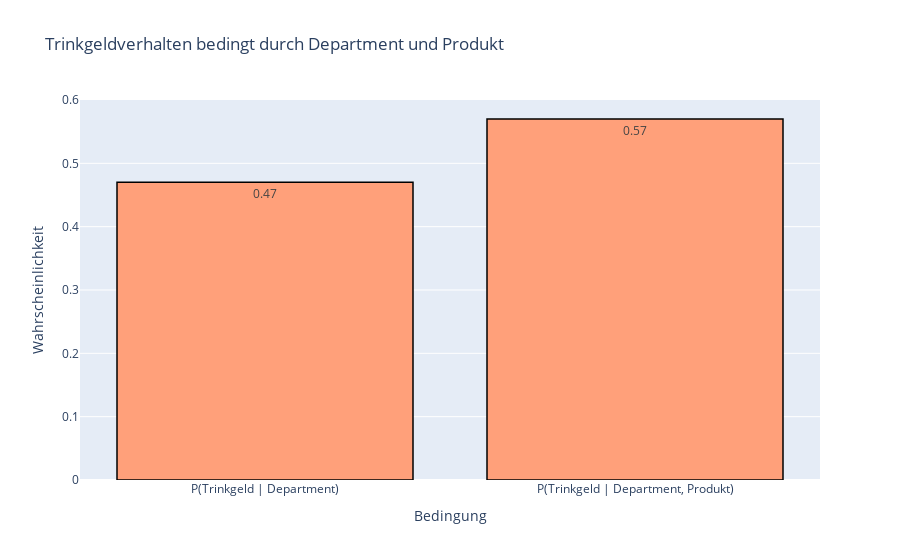

Here is the notebook cell this chart was saved with:
### Code cell
bedingt_fig = px.bar(
    x=["P(Trinkgeld | Department)", "P(Trinkgeld | Department, Produkt)"],
    y=[trinkgeld_bedingt_produce, trinkgeld_bedingt_banana_produce],
    text=[round(trinkgeld_bedingt_produce, 2), round(trinkgeld_bedingt_banana_produce, 2)],
    labels={"x": "Bedingung", "y": "Wahrscheinlichkeit"},
    title="Trinkgeldverhalten bedingt durch Department und Produkt",
    # Farben für die Balken
    color_discrete_sequence=["#FFA07A", "#20B2AA"]
)

bedingt_fig.update_traces(
    marker_line_width=1.5,                           
    marker_line_color="black"
)

bedingt_fig.show()

### Figure 1 — Plotly figure (JSON) as saved in the notebook; plotly's stock layout.template omitted (floating-point values rounded to 4 significant figures)
{"data": [{"alignmentgroup": "True", "hovertemplate": "Bedingung=%{x}<br>Wahrscheinlichkeit=%{y}<br>text=%{text}<extra></extra>", "legendgroup": "", "marker": {"color": "#FFA07A", "line": {"color": "black", "width": 1.5}, "pattern": {"shape": ""}}, "name": "", "offsetgroup": "", "orientation": "v", "showlegend": false, "text": [0.47, 0.57], "textposition": "auto", "type": "bar", "x": ["P(Trinkgeld | Department)", "P(Trinkgeld | Department, Produkt)"], "xaxis": "x", "y": [0.47, 0.57], "yaxis": "y"}], "layout": {"barmode": "relative", "legend": {"tracegroupgap": 0}, "title": {"text": "Trinkgeldverhalten bedingt durch Department und Produkt"}, "xaxis": {"anchor": "y", "domain": [0, 1], "title": {"text": "Bedingung"}}, "yaxis": {"anchor": "x", "domain": [0, 1], "title": {"text": "Wahrscheinlichkeit"}}}}
